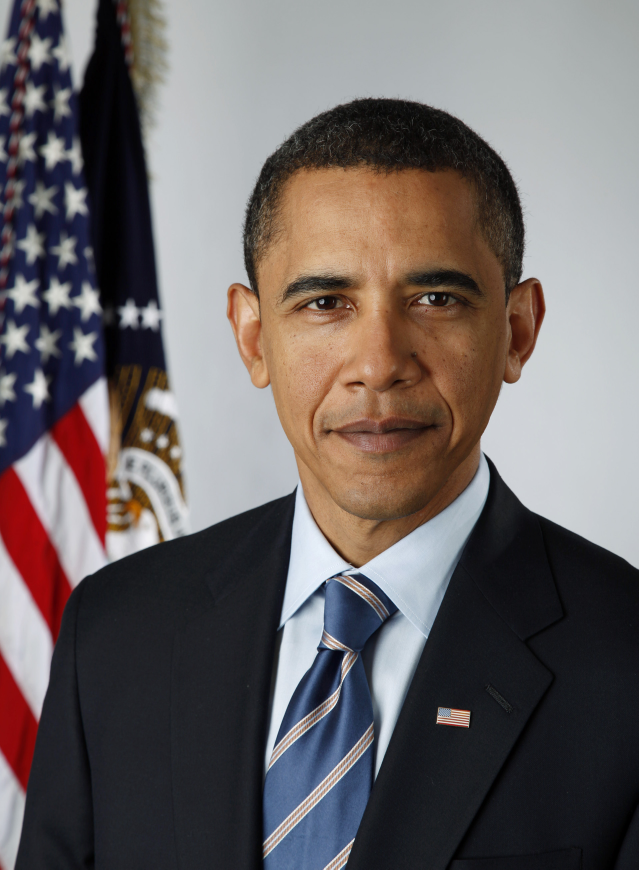
#> input picture DB/obama/01.jpg, 1916 x 2608 px, found by its file name (shown at 1/3 size); its folder holds only this picture in this run
$ jupyter execute --allow-errors face_reco.ipynb
#> lines starting #> are read from the running program, lines starting #| are printed output that depends on the picture
[cell 1]
import cv2

[cell 2]
def name_map(x):
    if x == 'obama':
        return 0
    if x == 'cr7':
        return 1
    if x == 'dhoni':
        return 2

[cell 3]
def get_name(x):
    if x == 0:
        return 'obama'
    if x == 1:
        return 'cr7'
    if x == 2:
        return 'dhoni'

[cell 4]
face_cascade = cv2.CascadeClassifier('/home/pradul/Videos/Deep Learning/PR_face_recognition/haarcascade_frontalface_default.xml')

[cell 5]
def face_detect(img):
    img_gray = cv2.cvtColor(img,cv2.COLOR_BGR2GRAY)
    faces = face_cascade.detectMultiScale(img_gray,minNeighbors=5)
    if len(faces)==0:
        return None,None                               # when no faces are detected in the image.Ist None = cropped grayscale face image, IINd = bounding box coordinates
    x,y,w,h = faces[0]                                 # faces[0] >> the first detected face's bounding box.
    return img_gray[x:x+w,y:y+h],faces[0]

[cell 6]
import os

[cell 7]
def training_data(data_folder):
    faces=[]
    labels=[]

    dirs = os.listdir(data_folder)
    for dir_name in dirs:
        sub_dirs = data_folder + '/' + dir_name

        images = os.listdir(sub_dirs)
        for img_name in images:
            img_path = sub_dirs + '/' + img_name
            img = cv2.imread(img_path)
#> img is the input picture: shape (2608, 1916, 3); mean B, G, R 100.4, 100.6, 107.9

            face,rect = face_detect(img)
#> in face_detect, `img_gray = cv2.cvtColor(img,cv2.COLOR_BGR2GRAY)`:
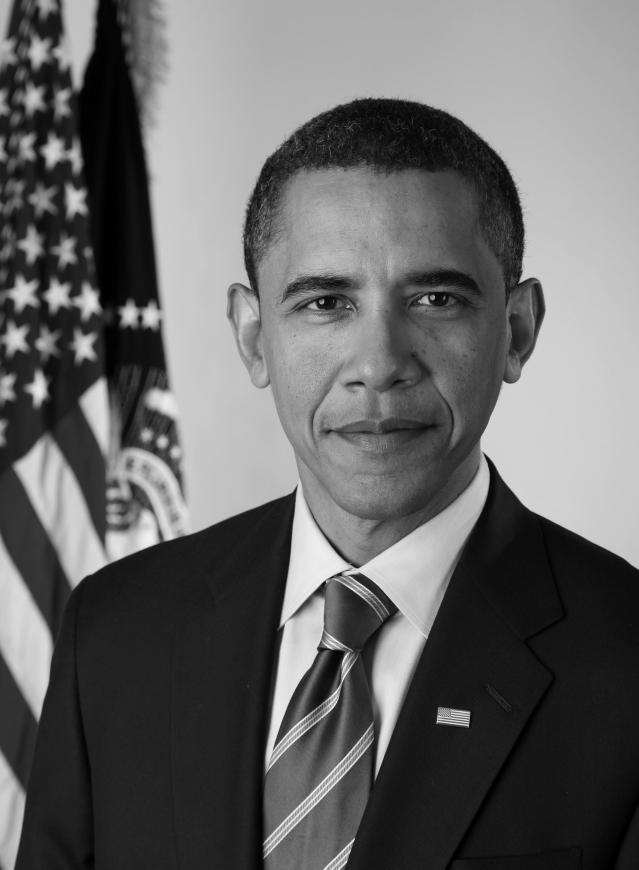
#> img_gray: shape (2608, 1916) (shown at 1/3 size); min 0, max 255, mean 102.8
#> in face_detect, `faces = face_cascade.detectMultiScale(img_gray,minNeighbors=5)`: faces = [[674, 542, 925, 925]]
#> in face_detect, `x,y,w,h = faces[0]                                 # faces[0] >> the f..`: x = 674; y = 542; w = 925
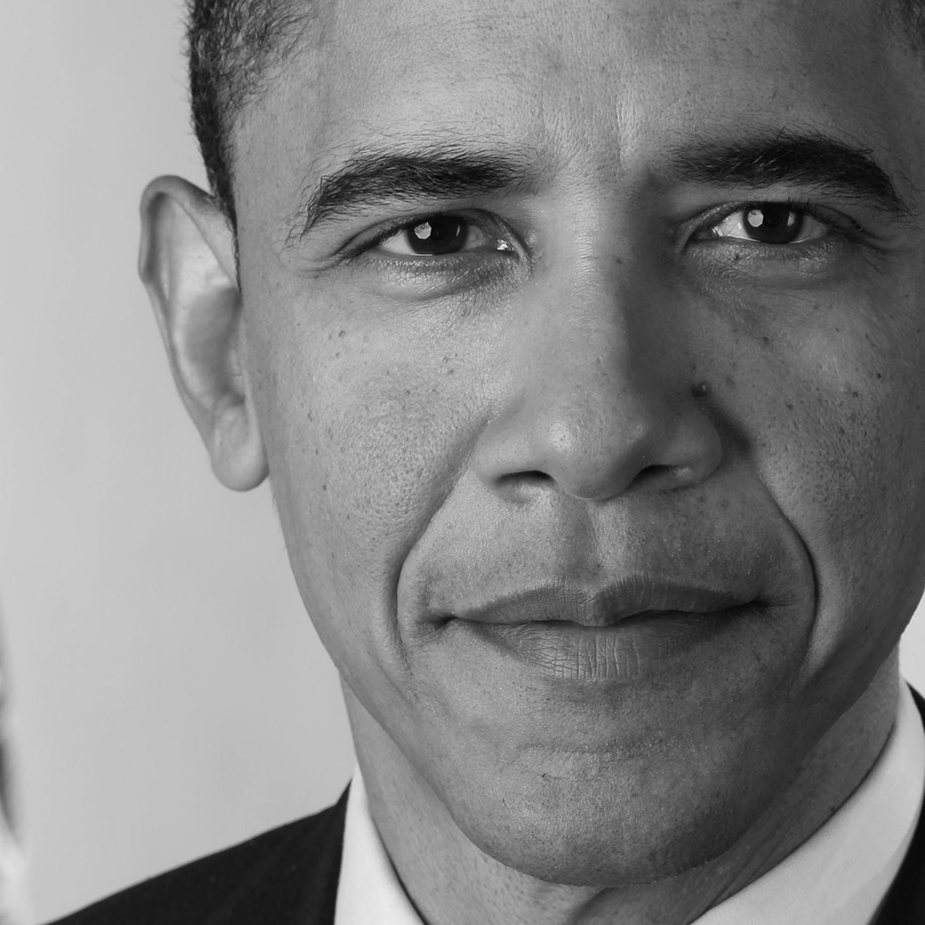
#> face: shape (925, 925); min 1, max 235, mean 131.8
#> rect = [674, 542, 925, 925]
            if face is not None:
                faces.append(face)
                labels.append(name_map(dir_name))
    return faces,labels

variables inside function cannot be calles outside , therfore we have to create new variables again as shown below

[cell 8]
faces, labels = training_data('/home/pradul/Videos/Deep Learning/PR_face_recognition/DB')
#> faces = 1 item; labels = [0]

[cell 9]
print(labels)
#| [0]

[cell 10]
recognizer = cv2.face.LBPHFaceRecognizer_create()

[cell 11]
import numpy as np   # for converting labels from list to array
recognizer.train(faces,np.array(labels))

modifying output data

[cell 12]
def test_data_rect(img,rect):
    x,y,w,h = rect
    cv2.rectangle(img, (x,y), (x+w,y+h), (255,0,0), 2)

[cell 13]
def write_text(img,text,x,y):
    cv2.putText(img, text, (x,y), color=(0,0,0), fontFace=cv2.FONT_HERSHEY_COMPLEX, fontScale=4, thickness=3)

Prediction

[cell 14]
def predict_data(test_img):
    face,rect = face_detect(test_img)
    output = recognizer.predict(face)
    output_name = get_name(output[0])
    print(output_name)
    test_data_rect(test_img,rect)
    write_text(test_img,output_name,rect[0],rect[1])
    cv2.imshow('bbd',test_img)
    cv2.waitKey(4000)
    cv2.destroyAllWindows()

[cell 15]
test_img = cv2.imread('/home/pradul/Videos/Deep Learning/PR_face_recognition/obama.jpg')
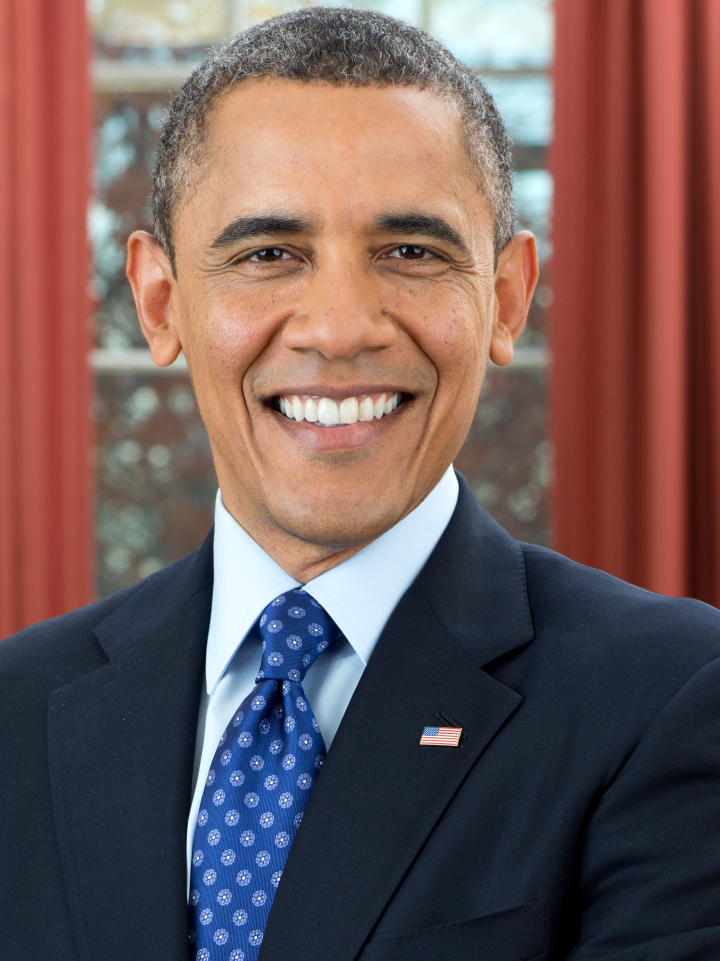
#> input picture obama.jpg, 1440 x 1921 px, found by its file name (shown at 1/2 size)
#> test_img is the input picture: shape (1921, 1440, 3); mean B, G, R 88.8, 89.7, 113
#> (the rest of this cell did not finish here and is left out)

#> in face_detect (call 2), `img_gray = cv2.cvtColor(img,cv2.COLOR_BGR2GRAY)`:
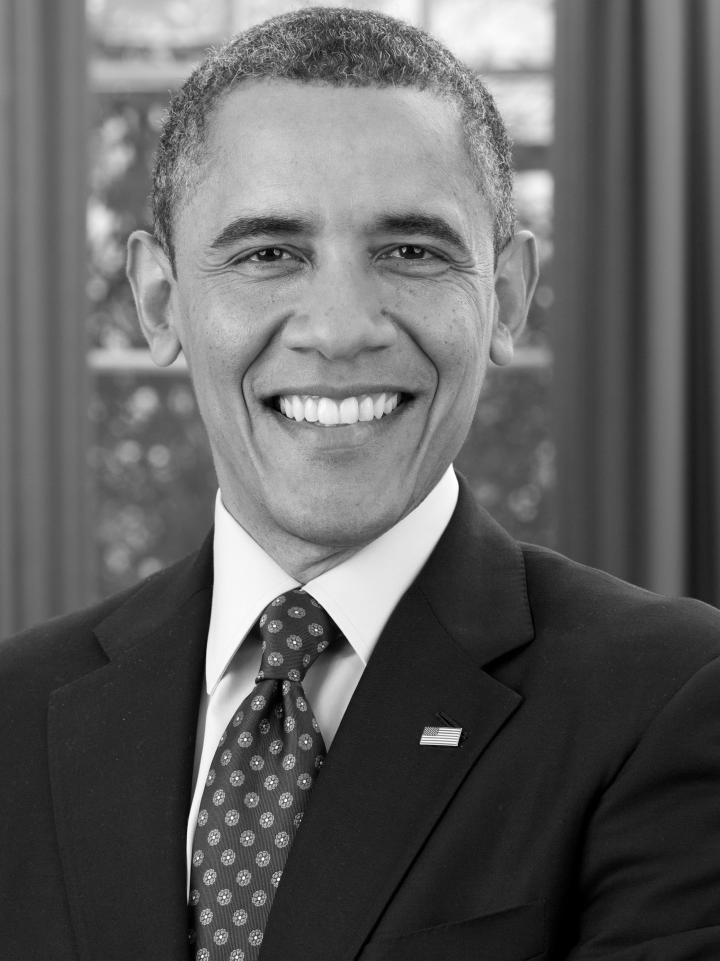
#> img_gray: shape (1921, 1440) (shown at 1/2 size); min 0, max 255, mean 96.5
#> in face_detect (call 2), `faces = face_cascade.detectMultiScale(img_gray,minNeighbors=5)`: faces = [[372, 1745, 80, 80], [290, 203, 774, 774]]
#> in face_detect (call 2), `x,y,w,h = faces[0]                                 # faces[0] >> the f..`: x = 372; y = 1745; w = 80
#> in predict_data, `face,rect = face_detect(test_img)`: face = empty array; rect = [372, 1745, 80, 80]
